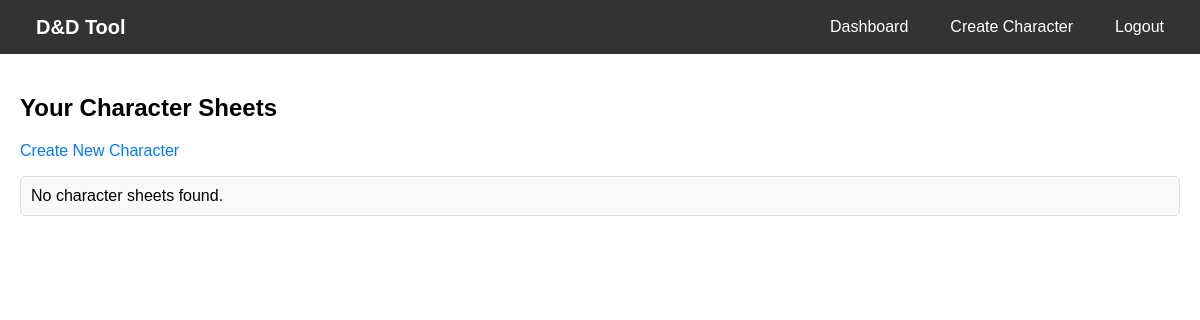
Before: /accounts/characters/ (signed in) with the older database file.
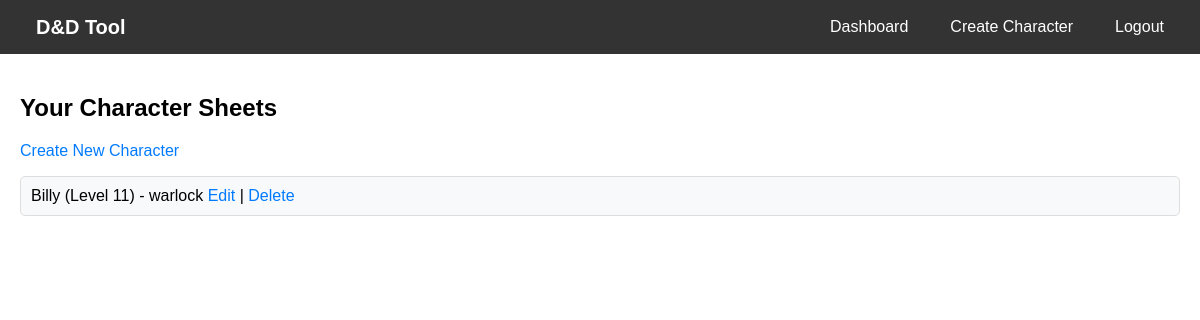
After: the same page with the newer database file.
### accounts/models.py (models this page shows, shortened)
class CharacterSheet(models.Model):
    user = models.ForeignKey(User, on_delete=models.CASCADE)
    name = models.CharField(max_length=100)  # Required
    class_name = models.CharField(max_length=100, blank=True, null=True)
    level = models.PositiveIntegerField(default=1, blank=True, null=True)
    race = models.CharField(max_length=100, blank=True, null=True)
    alignment = models.CharField(max_length=50, blank=True, null=True)
    hit_points = models.PositiveIntegerField(default=10, blank=True, null=True)
    armor_class = models.PositiveIntegerField(default=10, blank=True, null=True)
    initiative = models.IntegerField(default=0, blank=True, null=True)
    speed = models.PositiveIntegerField(default=30, blank=True, null=True)
    strength = models.PositiveIntegerField(default=10, blank=True, null=True)
    dexterity = models.PositiveIntegerField(default=10, blank=True, null=True)
    constitution = models.PositiveIntegerField(default=10, blank=True, null=True)
    intelligence = models.PositiveIntegerField(default=10, blank=True, null=True)
    wisdom = models.PositiveIntegerField(default=10, blank=True, null=True)
    charisma = models.PositiveIntegerField(default=10, blank=True, null=True)
    saving_throw_strength = models.BooleanField(default=False)
    saving_throw_dexterity = models.BooleanField(default=False)
    saving_throw_constitution = models.BooleanField(default=False)
    saving_throw_intelligence = models.BooleanField(default=False)
    saving_throw_wisdom = models.BooleanField(default=False)
    saving_throw_charisma = models.BooleanField(default=False)
    spell_slots = models.JSONField(default=dict, blank=True, null=True)
    spells_known = models.TextField(blank=True, null=True)
    primary_attack_name = models.CharField(max_length=100, blank=True, null=True)
    primary_attack_type = models.CharField(max_length=20, choices=[('Melee', 'Melee'), ('Ranged', 'Ranged')], blank=True, null=True)
    primary_attack_bonus = models.IntegerField(default=0, blank=True, null=True)
    primary_attack_damage = models.CharField(max_length=20, blank=True, null=True)
    primary_attack_damage_type = models.CharField(max_length=20, blank=True, null=True)
    secondary_attack_name = models.CharField(max_length=100, blank=True, null=True)
    secondary_attack_type = models.CharField(max_length=20, blank=True, null=True)
    secondary_attack_bonus = models.IntegerField(default=0, blank=True, null=True)
    secondary_attack_damage = models.CharField(max_length=20, blank=True, null=True)
    secondary_attack_damage_type = models.CharField(max_length=20, blank=True, null=True)
    special_abilities = models.TextField(blank=True, null=True)
    reactions = models.TextField(blank=True, null=True)
    combat_role = models.CharField(max_length=50, blank=True, null=True)
    preferred_range = models.CharField(max_length=20, blank=True, null=True)
    attack_priority = models.CharField(max_length=50, blank=True, null=True)
    escape_threshold = models.PositiveIntegerField(default=20, blank=True, null=True)
    conditions = models.TextField(blank=True, null=True)
    temporary_hit_points = models.PositiveIntegerField(default=0, blank=True, null=True)
    ongoing_damage = models.CharField(max_length=50, blank=True, null=True)
    available_actions = models.JSONField(default=dict, blank=True, null=True)
    bonus_actions = models.JSONField(default=dict, blank=True, null=True)
    finished = models.BooleanField(default=False, editable=False)
    created_at = models.DateTimeField(auto_now_add=True)

### accounts/views.py (the view)
# urls.py: path('characters/', views.character_list, name='character_list'),
@login_required
def character_list(request):
    sheets = CharacterSheet.objects.filter(user=request.user)
    return render(request, 'accounts/character_list.html', {'sheets': sheets})

### accounts/templates/accounts/character_list.html (shortened to what this page needs)
{% extends 'base.html' %}
{% block content %}
<h2>Your Character Sheets</h2>
<a href="{% url 'character_create' %}">Create New Character</a>
<ul>
    {% for sheet in sheets %}
        <li>
            {{ sheet.name }} (Level {{ sheet.level }}) - {{ sheet.class_name }}
            <a href="{% url 'character_edit' sheet.id %}">Edit</a> |
            <a href="{% url 'character_delete' sheet.id %}">Delete</a>
        </li>
    {% empty %}
        <li>No character sheets found.</li>
    {% endfor %}
</ul>
{% endblock %}

Changed rows visible on the page:
added CharacterSheet: name "Billy", level "11", class_name "warlock"
Other visible differences:
text no longer shown: "No character sheets found."
